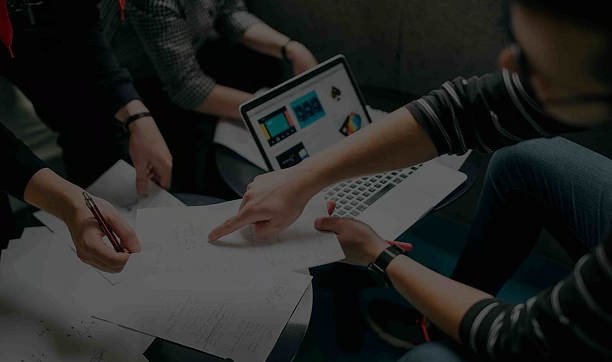
#> input picture office.png, 612 x 362 px
$ python illuminationImprove.py   (older library calls are emulated)
#> lines starting #> are read from the running program, lines starting #| are printed output that depends on the picture
# improving illumination in night time images
# https://github.com/tranleanh/nighttime-image-enhancement/tree/7dbd3a5c40d2fa259b22ab51b94ecc42c7eb11a6
import cv2
import numpy as np
import matplotlib.pyplot as plt


def estimatedarkchannel(im, sz):
    b, g, r = cv2.split(im)
    dc = cv2.min(cv2.min(r, g), b)
    kernel = cv2.getStructuringElement(cv2.MORPH_RECT, (sz, sz))
    dark = cv2.erode(dc, kernel)
    return dark


def estimatebrightchannel(im, sz):
    b, g, r = cv2.split(im)
    bc = cv2.max(cv2.max(r, g), b)
    kernel = cv2.getStructuringElement(cv2.MORPH_RECT, (sz, sz))
    bright = cv2.dilate(bc, kernel)
    return bright


def guidedfilter(im, p, r, eps):
    mean_I = cv2.boxFilter(im, cv2.CV_64F, (r, r))
    mean_p = cv2.boxFilter(p, cv2.CV_64F, (r, r))
    mean_Ip = cv2.boxFilter(im * p, cv2.CV_64F, (r, r))
    cov_Ip = mean_Ip - mean_I * mean_p

    mean_II = cv2.boxFilter(im * im, cv2.CV_64F, (r, r))
    var_I = mean_II - mean_I * mean_I

    a = cov_Ip / (var_I + eps)
    b = mean_p - a * mean_I

    mean_a = cv2.boxFilter(a, cv2.CV_64F, (r, r))
    mean_b = cv2.boxFilter(b, cv2.CV_64F, (r, r))

    q = mean_a * im + mean_b
    return q


def get_atmosphere(I, brightch, p):
    M, N = brightch.shape
    flatI = I.reshape(M * N, 3)
    flatbright = brightch.ravel()  # make array flatten

    searchidx = (-flatbright).argsort()[
                :int(M * N * p)]  # find top M * N * p indexes. argsort() returns sorted (ascending) index.

    # return the mean intensity for each channel
    A = np.mean(flatI.take(searchidx, axis=0), dtype=np.float64, axis=0)  # 'take' get value from index.

    return A


def get_initial_transmission(A, brightch):
    A_c = np.max(A)

    init_t = (brightch - A_c) / (1. - A_c)  # original

    return (init_t - np.min(init_t)) / (np.max(init_t) - np.min(init_t))  # min-max normalization.


def correct_transmission(I, A, darkch, brightch, init_t, alpha, omega, w):
    im3 = np.empty(I.shape, I.dtype)

    for ind in range(0, 3):
        im3[:, :, ind] = I[:, :, ind] / A[ind]

    dark_t = 1 - omega * estimatedarkchannel(im3, w)
    # dark_t = (dark_t - np.min(dark_t))/(np.max(dark_t) - np.min(dark_t))

    corrected_t = init_t
    diffch = brightch - darkch

    diff_flatten = diffch.ravel()
    indices = np.where(diff_flatten < alpha)

    mask = np.zeros(diff_flatten.shape)
    mask[indices] = 1
    mask_2d = mask.reshape(diffch.shape)

    inv_mask_2d = 1 - mask_2d

    corrected_t = dark_t * init_t * mask_2d + init_t * inv_mask_2d

    return np.abs(corrected_t)


def get_final_image(I, A, corrected_t, tmin):
    corrected_t_broadcasted = np.broadcast_to(corrected_t[:, :, None], (corrected_t.shape[0], corrected_t.shape[1], 3))
    J = (I - A) / (np.where(corrected_t_broadcasted < tmin, tmin, corrected_t_broadcasted)) + A
    # J = (I-A)/(np.where(corrected_t < tmin, tmin, corrected_t)) + A # this is used when corrected_t has 3 channels
    # print('J between [%.4f, %.4f]' % (J.min(), J.max()))

    return (J - np.min(J)) / (np.max(J) - np.min(J))  # min-max normalization.


def full_brightness_enhance(im, w):
    tmin = 0.1  # minimum value for t to make J image
    # w=3       # window size, which determine the corseness of prior images
    alpha = 0.4  # threshold for transmission correction. range is 0.0 to 1.0. The bigger number makes darker image.
    omega = 0.75  # this is for dark channel prior. change this parameter to arrange dark_t's range. 0.0 to 1.0. bigger is brighter
    p = 0.1  # percentage to consider for atmosphere. 0.0 to 1.0
    eps = 1e-3  # for J image

    # Pre-process
    I = np.asarray(im, dtype=np.float64)
    I = I[:, :, :3] / 255

    # Get dark/bright channels
    Idark_ch = estimatedarkchannel(I, w)
    Ibright_ch = estimatebrightchannel(I, w)

    # Get atmosphere
    # white = np.full_like(Idark, L - 1)
    At = get_atmosphere(I, Ibright_ch, p)

    # Get initial transmission
    init_tr = get_initial_transmission(At, Ibright_ch)

    # Correct transmission
    corrected_tr = correct_transmission(I, At, Idark_ch, Ibright_ch, init_tr, alpha, omega, w)

    # Refine transmission
    gray = cv2.cvtColor(im, cv2.COLOR_BGR2GRAY)
    gray = np.float64(gray) / 255
    refined_tr = guidedfilter(gray, corrected_tr, w, eps)

    # Produce final result
    enhanced_image = get_final_image(I, At, refined_tr, tmin)

    return enhanced_image


if __name__ == "__main__":
    # Load image
    img_name = "val00-16-2-2-FRONT_LEFT"
    src = f"office.png"

    im = cv2.imread(src)
#> im is the input picture: shape (362, 612, 3); mean B, G, R 35.7, 37.7, 37.4
    im = cv2.cvtColor(im, cv2.COLOR_BGR2RGB)

    plt.figure(figsize=(12, 10))
    plt.imshow(im)

    # Configuration
    tmin = 0.1  # minimum value for t to make J image

    # w=15       # window size, which determine the corseness of prior images
    w = 1  # window size, which determine the corseness of prior images

    alpha = 0.4  # threshold for transmission correction. range is 0.0 to 1.0. The bigger number makes darker image.
    omega = 0.75  # this is for dark channel prior. change this parameter to arrange dark_t's range. 0.0 to 1.0. bigger is brighter
    p = 0.1  # percentage to consider for atmosphere. 0.0 to 1.0
    eps = 1e-3  # for J image

    I = np.asarray(im, dtype=np.float64)  # Convert the input to an array.
    I = I[:, :, :3] / 255  # stackoverflow.com/questions/44955656/how-to-convert-rgb-pil-image-to-numpy-array-with-3-channels

    # Get Dark/Bright Channels
    Idark_ch = estimatedarkchannel(I, w)
#> in estimatedarkchannel, `b, g, r = cv2.split(im)`:
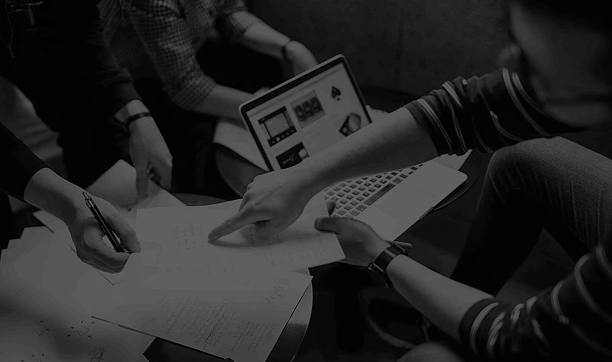
#> g: shape (362, 612) float64; min 0, max 0.396, mean 0.148
    Ibright_ch = estimatebrightchannel(I, w)

    # Get atmosphere
    At = get_atmosphere(I, Ibright_ch, p)
#> in get_atmosphere, `A = np.mean(flatI.take(searchidx, axis=0), dtype=np.float64, axis=0)  ..`: A = [0.373, 0.358, 0.35]
#> At = [0.373, 0.358, 0.35]

    # Get initial transmission and enhanced image
    init_tr = get_initial_transmission(At, Ibright_ch)
#> in get_initial_transmission, `A_c = np.max(A)`: A_c = 0.373

    # Correct transmission
    corrected_tr = correct_transmission(I, At, Idark_ch, Ibright_ch, init_tr, alpha, omega, w)
#> after the loop in correct_transmission, `for ind in range(0, 3):`:
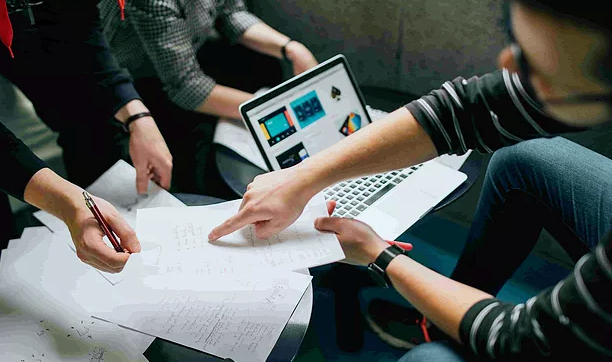
#> im3: shape (362, 612, 3) float64; mean R, G, B 0.394, 0.414, 0.4; drawn with min black and max white
#> in correct_transmission, `dark_t = 1 - omega * estimatedarkchannel(im3, w)`:
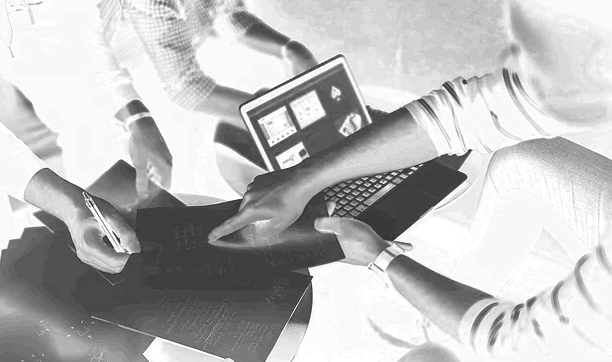
#> dark_t: shape (362, 612) float64; min 0.203, max 1, mean 0.737
#> in correct_transmission, `diffch = brightch - darkch`:
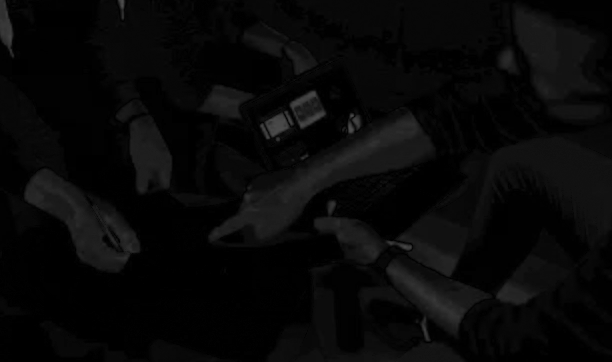
#> diffch: shape (362, 612) float64; min 0, max 0.302, mean 0.0327
#> in correct_transmission, `corrected_t = dark_t * init_t * mask_2d + init_t * inv_mask_2d`:
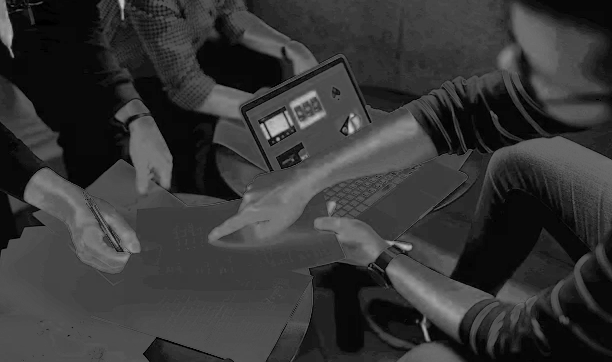
#> corrected_t: shape (362, 612) float64; min 0, max 0.795, mean 0.215

    # Guided filter
    gray = cv2.cvtColor(im, cv2.COLOR_BGR2GRAY)
    gray = np.float64(gray) / 255
    refined_tr = guidedfilter(gray, corrected_tr, w, eps)
#> in guidedfilter, `cov_Ip = mean_Ip - mean_I * mean_p`: cov_Ip: shape (362, 612) float64; every value is 0
#> in guidedfilter, `mean_II = cv2.boxFilter(im * im, cv2.CV_64F, (r, r))`:
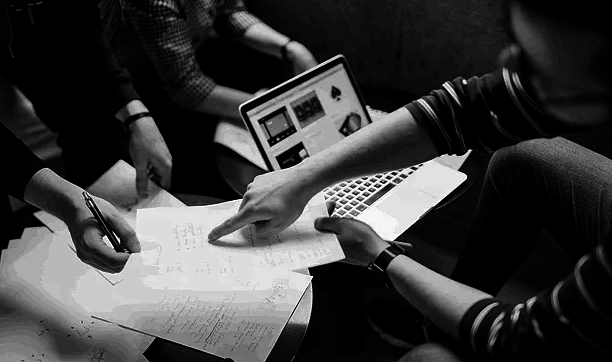
#> mean_II: shape (362, 612) float64; min 0, max 0.157, mean 0.037; drawn with min black and max white

    # Restore image
    refined = get_final_image(I, At, refined_tr, tmin)
#> in get_final_image, `return (J - np.min(J)) / (np.max(J) - np.min(J))`:
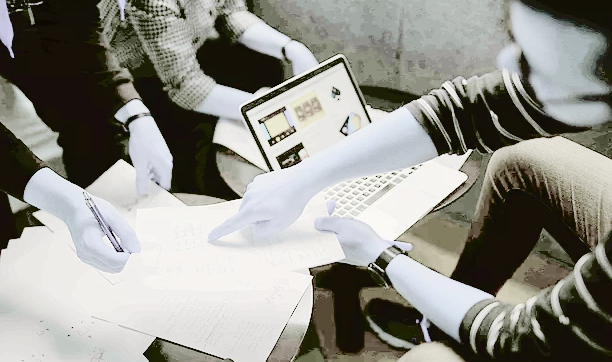
#> returned value: shape (362, 612, 3) float64; mean of channels 0, 1, 2 0.546, 0.572, 0.575; drawn as B, G, R

    # Write out images
    output = refined * 255
    output = np.array(output, dtype=np.uint8)
    cv2.imwrite(f"images/{img_name}_enhanced.jpg", cv2.cvtColor(output, cv2.COLOR_BGR2RGB))

    plt.figure(figsize=(12, 10))
    plt.imshow(refined)
    plt.show()
